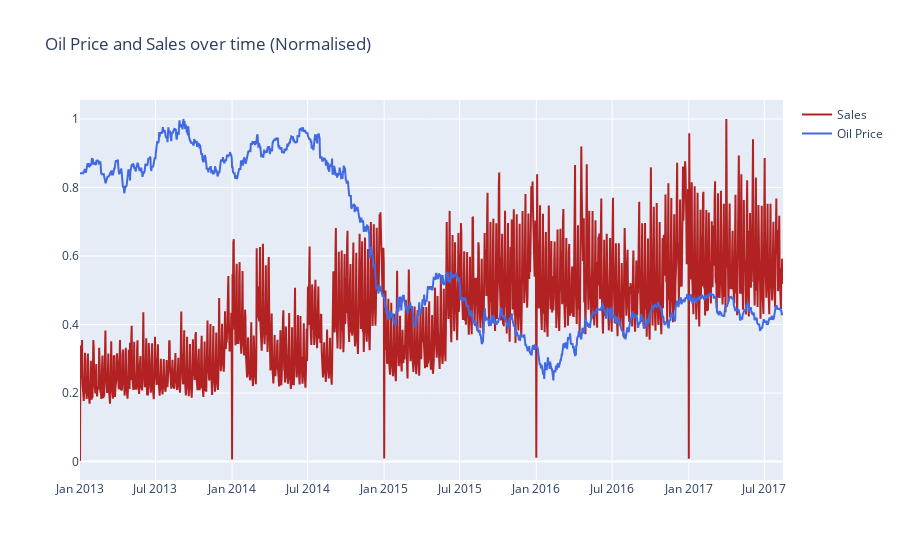

Write notebook code for a chart like this one.
### Code cell
# plot oil price and sales on the same graph, scaling both such that they are on the same scale
fig = go.Figure()
fig.add_trace(go.Scatter(x=sales_oil['date'], y=sales_oil['sales']/sales_oil['sales'].max(), name='Sales',
                            line=dict(color='firebrick', width=2)))
fig.add_trace(go.Scatter(x=sales_oil['date'], y=sales_oil['dcoilwtico']/sales_oil['dcoilwtico'].max(), name='Oil Price',
                            line=dict(color='royalblue', width=2)))

fig.update_layout(title_text='Oil Price and Sales over time (Normalised)')

### Figure 1 — Plotly figure (JSON) as saved in the notebook; plotly's stock layout.template omitted (floating-point values rounded to 4 significant figures; data arrays with more than 128 entries replaced by an {"elided": "..."} marker saying what was removed)
{"data": [{"line": {"color": "firebrick", "width": 2}, "name": "Sales", "type": "scatter", "x": {"elided": "1684 str values"}, "y": {"elided": "1684 float values"}}, {"line": {"color": "royalblue", "width": 2}, "name": "Oil Price", "type": "scatter", "x": {"elided": "1684 str values"}, "y": {"elided": "1684 float values"}}], "layout": {"title": {"text": "Oil Price and Sales over time (Normalised)"}}}
